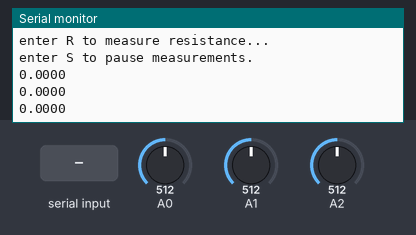
This sketch was run on a simulated Arduino Uno, built with avr-gcc and run on an emulated ATmega328P. Parts: the last lines printed to the serial monitor. Inputs (shaded band) come from the test bench; at power-on: A0 = 512, A1 = 512, A2 = 512.

Above: at 3.2 s.
3.3 s: "V" received over Serial
At 4.6 s:
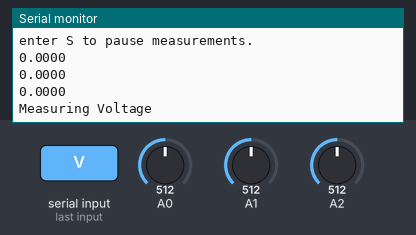
4.9 s: "R" received over Serial
At 6.0 s:
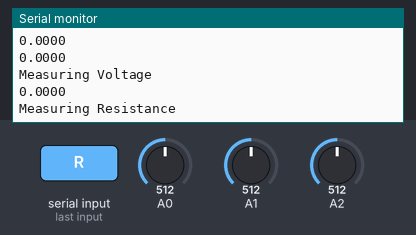
6.9 s: "S" received over Serial
At 8.6 s:
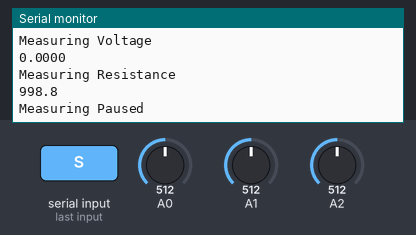

Measured:
- after the input at 3.3 s, the serial monitor: prints a new line after 0.18 s (image 1)
- after the input at 4.9 s, the serial monitor: prints a new line after 0.54 s (image 2)
- after the input at 6.9 s, the serial monitor: prints a new line after 0.50 s (image 3)

The sketch:

Zmeter.ino
```cpp
// (licence header left out)
 // this sets the average window length
#define AVG_WINDOW 10
//this defines a voltage sensing resistor value in Ohms
#define SENSE_RES_OHMS 1000
// the voltage for the resistor divider ohmmeter
#define SYSTEM_VOLTS 5.00

//user declared functions
float computeAvg(int *myArrg);
void collectPoints(int sampleInterval, int pinNum,int pinNumN, int *myArrg);

//variables
int dispRefresh = 450;  //how often the display updates. needs to be >100
int voltInputPinP = 0; //pin connected to voltmeter positive terminal
int voltInputPinN = 1; //pin connected to voltmeter positive terminal
int rInputPin = 2;  //pin connected to ohm meter
int sampleInterval = 1; // time between multiple samples
int ADCRaw[AVG_WINDOW] = {0};
int controlByte = 'V'; //
int controlFlag = 1;  // inital mode state
float ADCconversion = 0.00488;
float myAverage;
float voltage;
float ohms;

void setup() {
  Serial.begin(9600); //Init serial comms. The argument is the speed
  // it should match the serial terminal speed
  Serial.println("Zmeter Arduino multimeter");
  Serial.println("Defaults to measure voltage");
  Serial.println("Enter V to measure volts...");
  Serial.println("enter R to measure resistance...");
  Serial.println("enter S to pause measurements.");
  delay(2000); //delay for 2000 milliseconds or 2 seconds

}

void loop() {
  if (Serial.available() > 0) {
      controlByte = Serial.read();
      controlByte = toupper(controlByte); //make it upper case
      //UI check for commands then
      switch (controlByte) {
        case 'V':
          Serial.println("Measuring Voltage");
          delay(1500);
          controlFlag = 1;
          break;

         case 'R':
           Serial.println("Measuring Resistance");
           delay(1500);
           controlFlag = 2;
           break;

         case 'S':
           Serial.println("Measuring Paused");
           controlFlag = 0;
           break;
      }
  } //end of if controlByte...

//Serial.println("blah");

if (controlFlag == 1) {  //run the VOltmeter
  collectPoints(sampleInterval, voltInputPinP,voltInputPinN, ADCRaw);
  myAverage = computeAvg(ADCRaw);
  voltage = myAverage * ADCconversion;
  Serial.println(voltage,4);
} //end of voltage measure

if (controlFlag == 2) { //run the ohmMeter

  collectPoints(sampleInterval, rInputPin, 'G', ADCRaw);
  myAverage = computeAvg(ADCRaw);
  voltage = myAverage * ADCconversion;
  ohms = SENSE_RES_OHMS/((SYSTEM_VOLTS / voltage) -1);
  if(ohms > (200.0 * SENSE_RES_OHMS)){  //we dont believe relatively high values
    Serial.println("Out of range high");
  }
  else {
    Serial.println(ohms, 1);
  }
}

delay(dispRefresh);  //main loop delay or refresh rate
}

float computeAvg(int *myArrg)
{  //compute the average of the array of points
  int accumulator = 0;
  float val;
  for (int j = 0; j < AVG_WINDOW; j++) {
  accumulator = accumulator + myArrg[j];
  }
  val = (float)accumulator / AVG_WINDOW;
  return val;

  }

  void collectPoints(int sampleInterval, int pinNumP, int pinNumN, int *myArrg)
  { // collect N points from 2 analog ins and take the difference.
    int i = 0;
    while(i < AVG_WINDOW) {
      if(pinNumN == 'G'){
        myArrg[i] = analogRead(pinNumP);
      }
      else{
        myArrg[i] = analogRead(pinNumP) - analogRead(pinNumN);
      }

      //i = (i + 1) % AVG_WINDOW;
      ++i;
      delay(sampleInterval);
  }
    }
```
